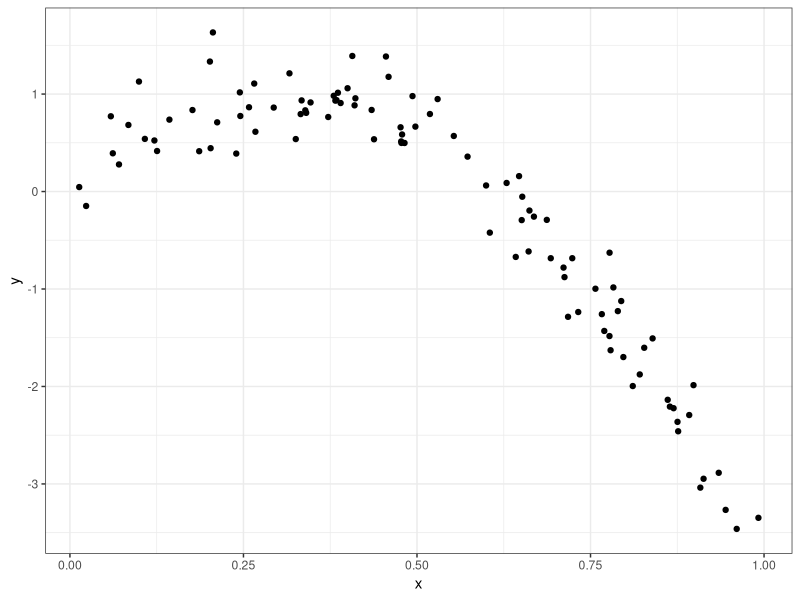
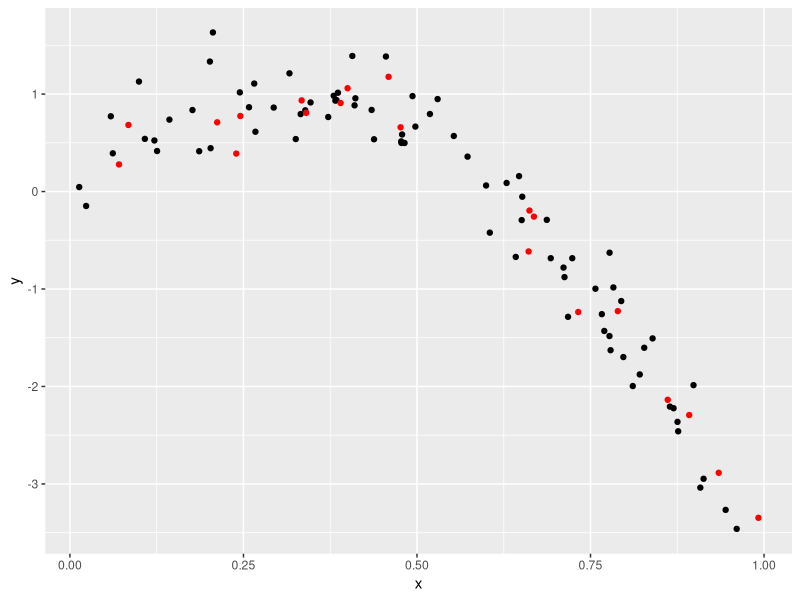
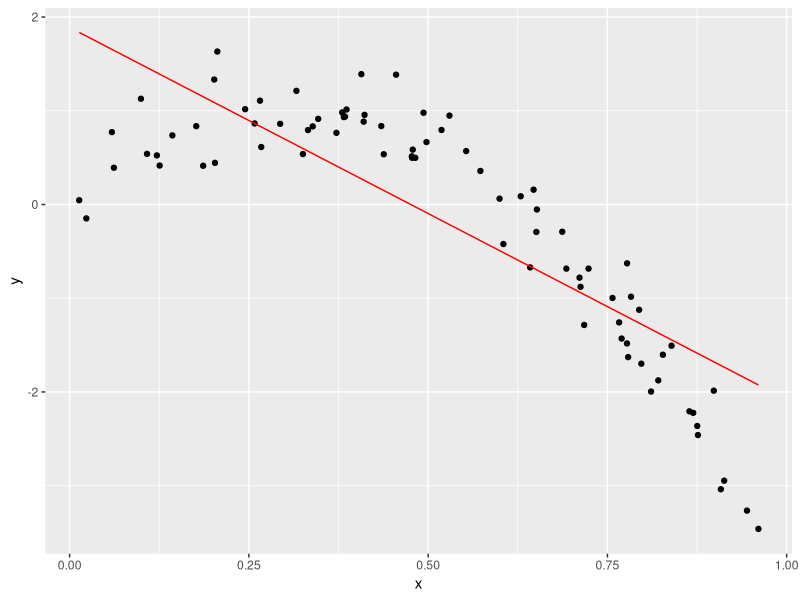
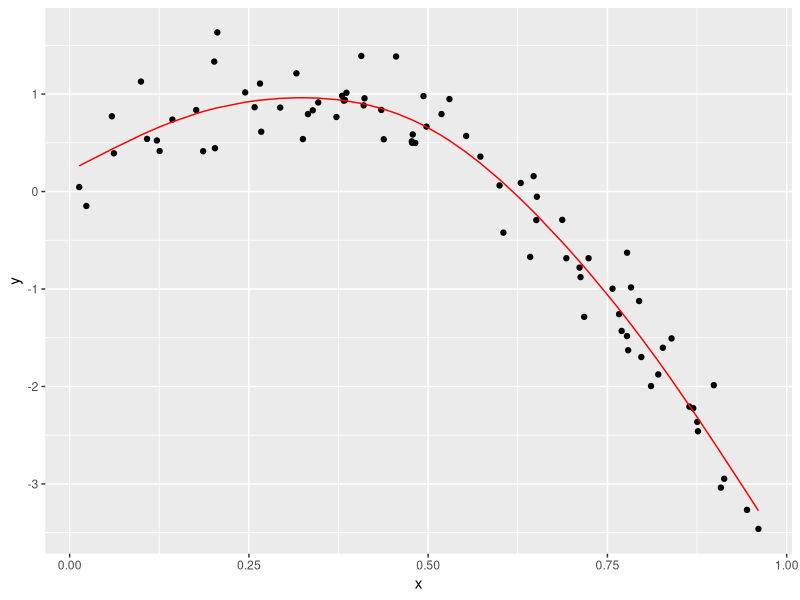
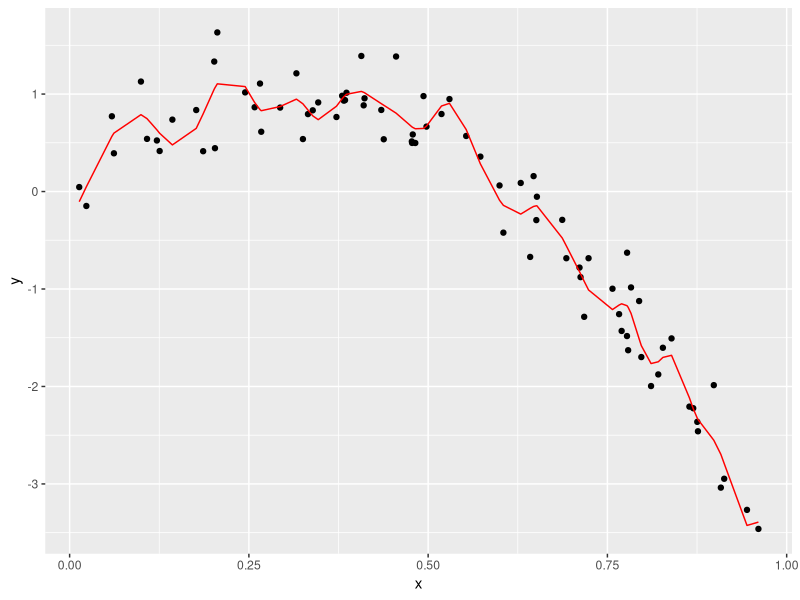

Recreate these plots in R, in order.
## ---- chunk 1
knitr::opts_chunk$set(echo = TRUE)
library(tidyverse)
library(modelr)
library(mgcv)
## ---- chunk 2
set.seed(1)
nonlin_df = 
  tibble(
    id = 1:100,
    x = runif(100, 0, 1),
    y = 1 - 10 * (x - .3) ^ 2 + rnorm(100, 0, .3)
  )

nonlin_df %>% 
  ggplot(aes(x = x, y = y)) + 
  geom_point() + theme_bw()
## ---- chunk 3
train_df = sample_frac(nonlin_df, size = .8)
test_df = anti_join(nonlin_df, train_df, by = "id")

ggplot(train_df, aes(x = x, y = y)) + 
  geom_point() + 
  geom_point(data = test_df, color = "red")
## ---- chunk 4
linear_mod = lm(y~x, data = train_df)
smooth_mod = mgcv::gam(y~s(x), data = train_df)
wiggly_mod = mgcv::gam(y ~ s(x, k = 30), sp = 10e-6, data = train_df)
## ---- chunk 5
train_df %>% 
  add_predictions(linear_mod) %>% 
  ggplot(aes(x = x, y = y)) + geom_point() + 
  geom_line(aes(y = pred), color = "red")

train_df %>% 
  add_predictions(smooth_mod) %>% 
  ggplot(aes(x = x, y = y)) + geom_point() + 
  geom_line(aes(y = pred), color = "red")

train_df %>% 
  add_predictions(wiggly_mod) %>% 
  ggplot(aes(x = x, y = y)) + geom_point() + 
  geom_line(aes(y = pred), color = "red")
## ---- chunk 6
rmse(linear_mod, test_df)
rmse(smooth_mod, test_df)
rmse(wiggly_mod, test_df)
